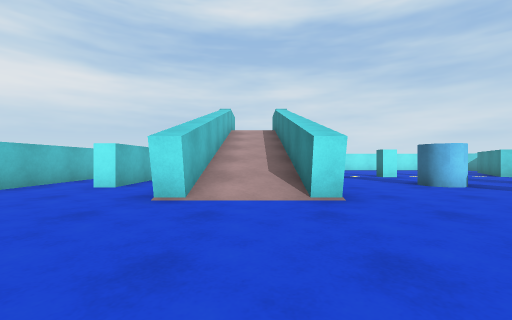
[1] (above)

23 first-person views from a walk through a 3-D level made in the Unity game engine. The camera is 0.62 m above the floor, looks level and sees 90° across. The floor is counted in squares, 1 m on a side. Each view is taken from the middle of a square. On the plan, view 1 faces up. The plan holds only what a view shows up to about 9 squares ahead; the rest is blank. The place goes on beyond the plan.

[2]
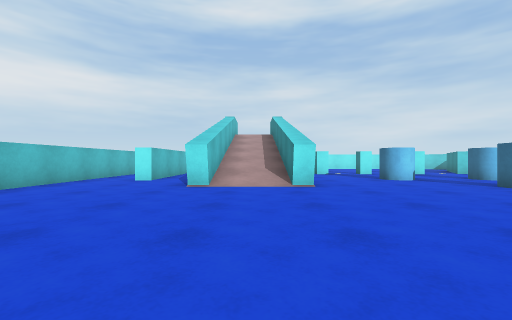

[3]
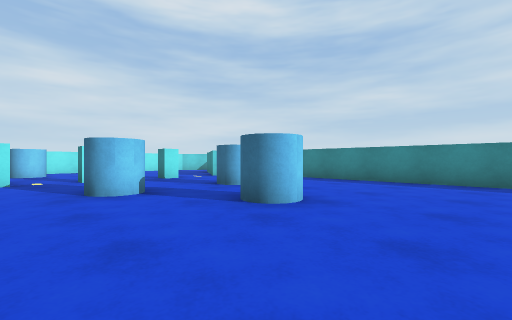

[4]
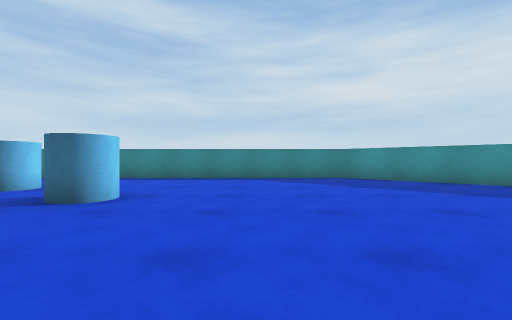

[5]
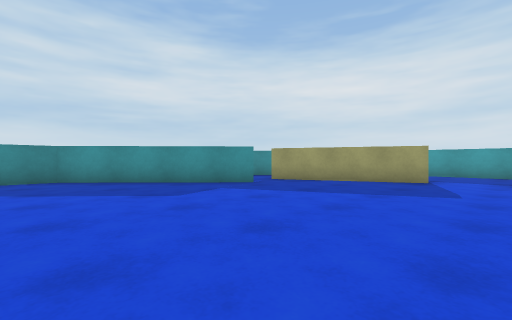

[6]
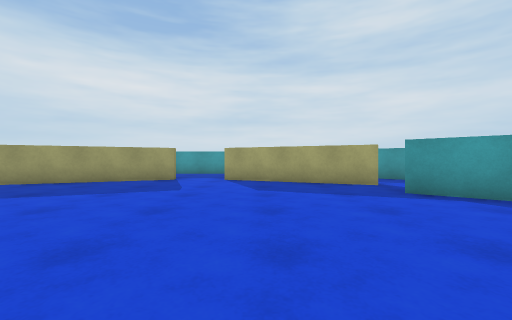

[7]
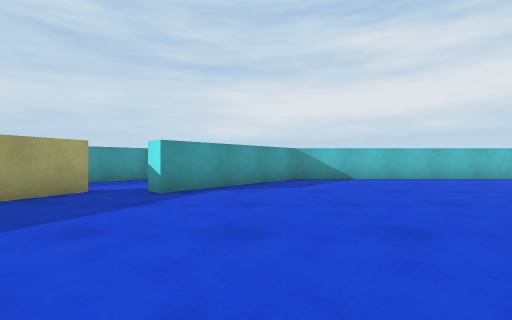

[8]
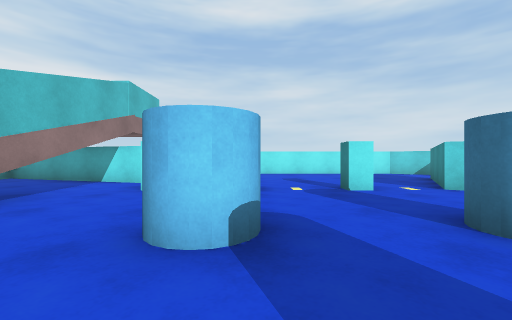

[9]
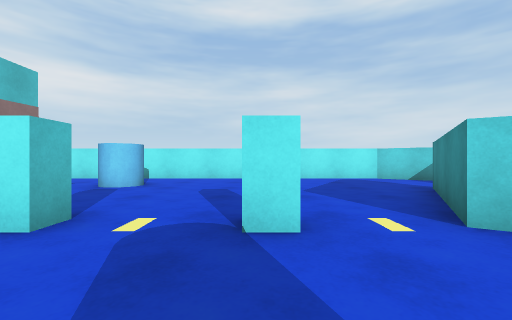

[10]
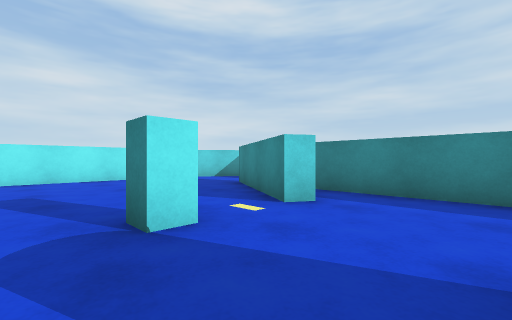

[11]
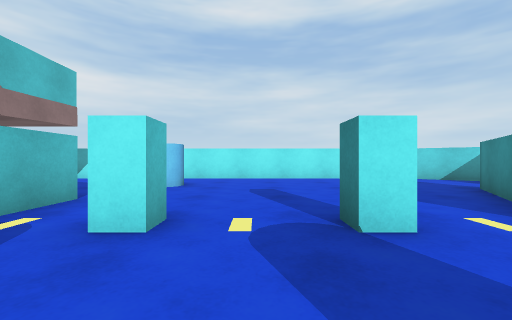

[12]
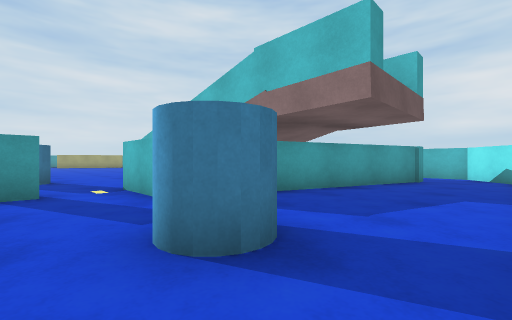

[13]
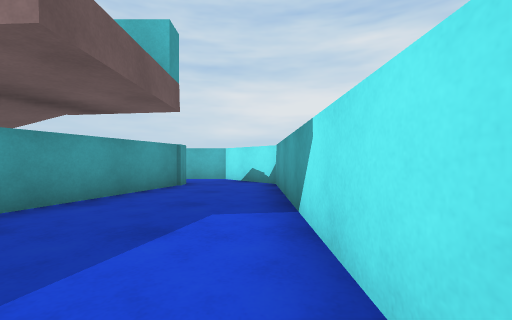

[14]
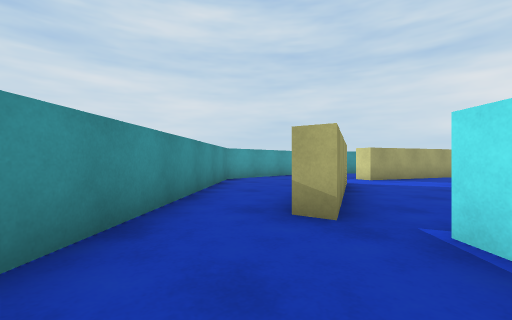

[15]
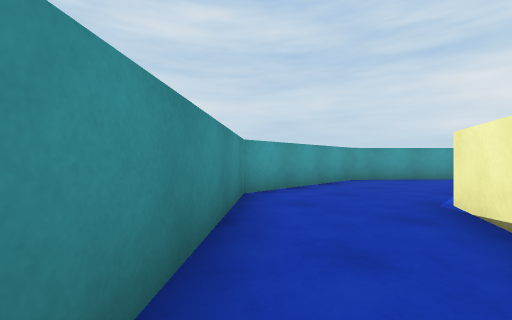

[16]
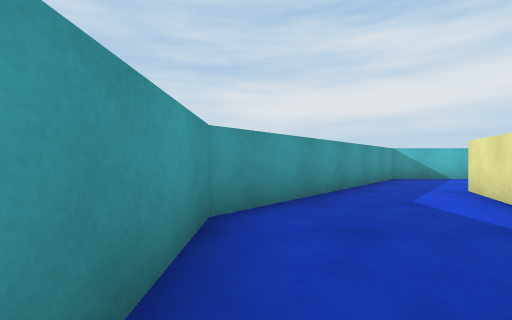

[17]
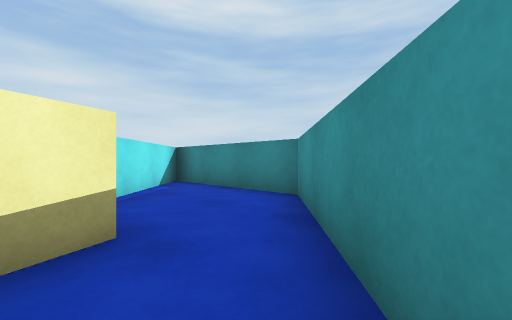

[18]
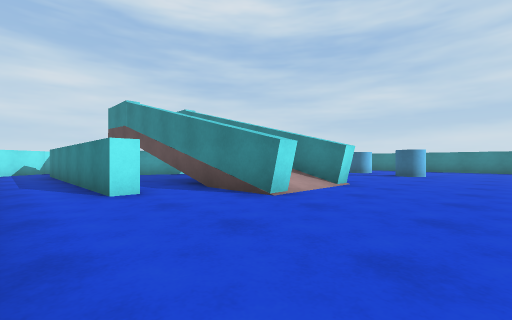

[19]
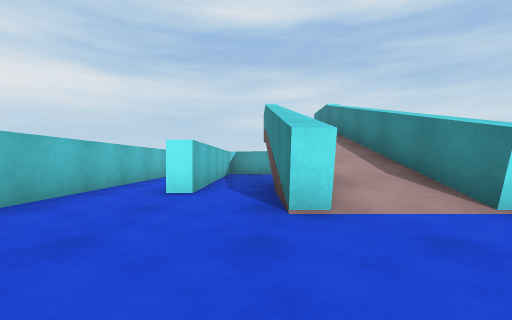

[20]
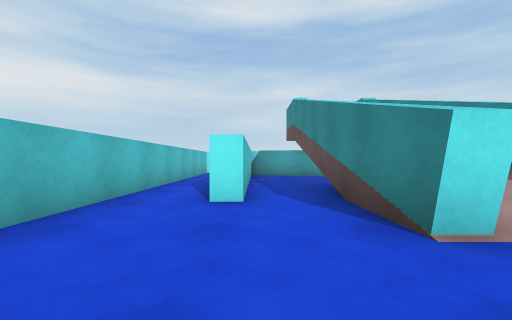

[21]
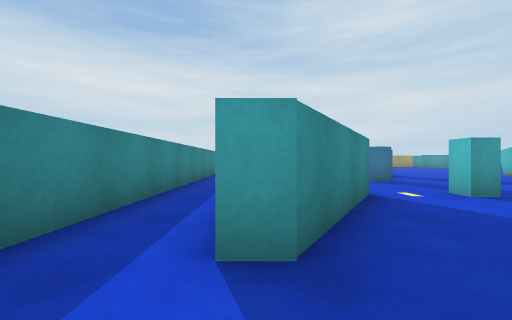

[22]
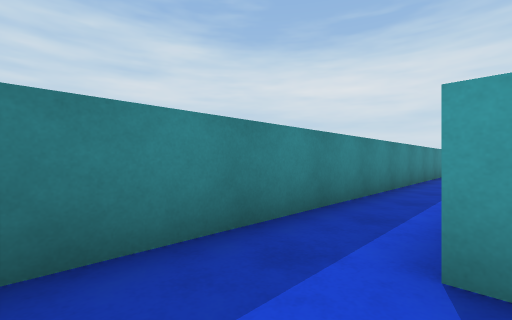

[23]
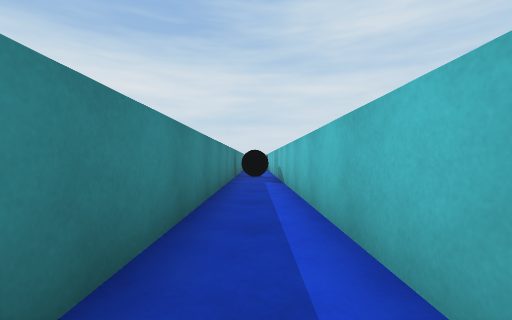

### Floor plan
Points are (right, up) in squares from view 1. A wall is a line through its corners. A room is listed if a view was taken in it or the views show most of it. See-through windows are left out.
Room 1 (views 1, 2, 3, 4, 5, 6, 7, 8, 9, 10, 11, 12, 13, 18, 19, 20, 21, 22, 23)
walls: (1.4, 3.9) (0.9, 3.9) (0.9, 9.2); (1.4, 9.2) (1.4, 7.5); (-1.1, 9) (-1.1, 3.9) (-1.6, 3.9) (-1.6, 9.2); (3.2, 11.1) (3.2, 9.2) (2.6, 9.2); (1.9, 10.9) (-3.2, 12.5); (9.4, 9.1) (8.9, 9.4) (10.8, 12.4) (11.2, 12.4); (11.2, 7.2) (11.2, -0.8); (-3.2, 10.4) (-3.2, 5.8) (-3.7, 5.8) (-3.7, 12.4); (12.8, -0.8) (12.8, 14); (7, -6.1) (10.8, -2.1) (10.8, 10); (-5.3, 11) (-5.3, -2.7) (-1.8, -5.8) (-2.2, -6.2); (-3.5, 13.2) (1.1, 11.7); (-3.8, 13.2) (-3.1, 13.2); (-2.1, -7.2) (2, -9.1) (1.9, -9.6); (3.5, -9.1) (7.6, -7.3); (12.6, 14.5) (11, 15.5) (-3.6, 15.5) (-5.3, 14) (-5.3, 12.8)
ways out: opening at (7, -7) to room 2; opening at (2.5, -9.5) to room 3; opening at (-2, -7)
objects: cylinder (3, 13) to (4, 14); cylinder (4, 6) to (5, 7); other object (5, 9); cylinder (6, 3) to (6, 4); cylinder (7, 6) to (8, 6); other object (7, 9)
Room 2 (views 14, 15)
walls: (7.6, -7.3) (7.7, -7.8) (7, -8.1); (8, -9.7) (10.8, -7.3) (10.8, -2.8) (7.4, -6.4)
ways out: opening at (7, -7) to room 1; opening at (8, -9) to room 3
Room 3 (views 16, 17)
walls: (4.9, -9) (3.7, -9.5); (-0.5, -8.5) (-2.1, -7.7); (-3.8, -8.9) (0.2, -12.5) (4.8, -12.5) (8, -9.7)
ways out: opening at (2.5, -9.5) to room 1; opening at (8, -9) to room 2; opening at (-3, -8)

Where each view was taken, in squares from view 1:
view 1: 0 up, 0 right, facing up
view 2: 2 down, 0 right, facing up
view 3: 1 up, 3 right, facing up-right
view 4: 1 up, 2 right, facing right
view 5: 1 down, 2 right, facing down-right
view 6: 1 down, 1 right, facing down
view 7: 4 down, 3 right, facing left
view 8: 4 up, 5 right, facing up
view 9: 7 up, 7 right, facing up
view 10: 7 up, 6 right, facing up-right
view 11: 7 up, 6 right, facing up
view 12: 15 up, 5 right, facing down-left
view 13: 15 up, 3 right, facing left
view 14: 6 down, 10 right, facing down-left
view 15: 9 down, 8 right, facing down-left
view 16: 12 down, 3 right, facing left
view 17: 10 down, 7 right, facing up-right
view 18: 1 up, 5 left, facing up-right
view 19: 1 up, 2 left, facing up
view 20: 2 up, 3 left, facing up
view 21: 14 up, 11 right, facing down
view 22: 14 up, 11 right, facing down-right
view 23: 8 up, 12 right, facing down
